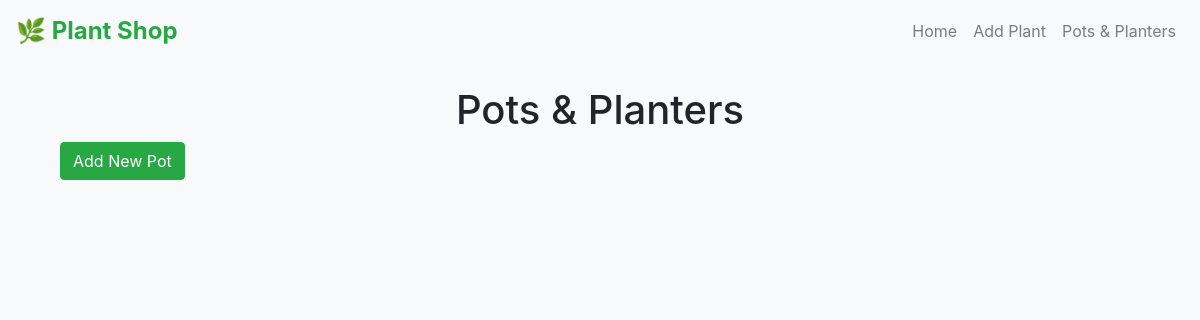
The app's page /pots/, older data.
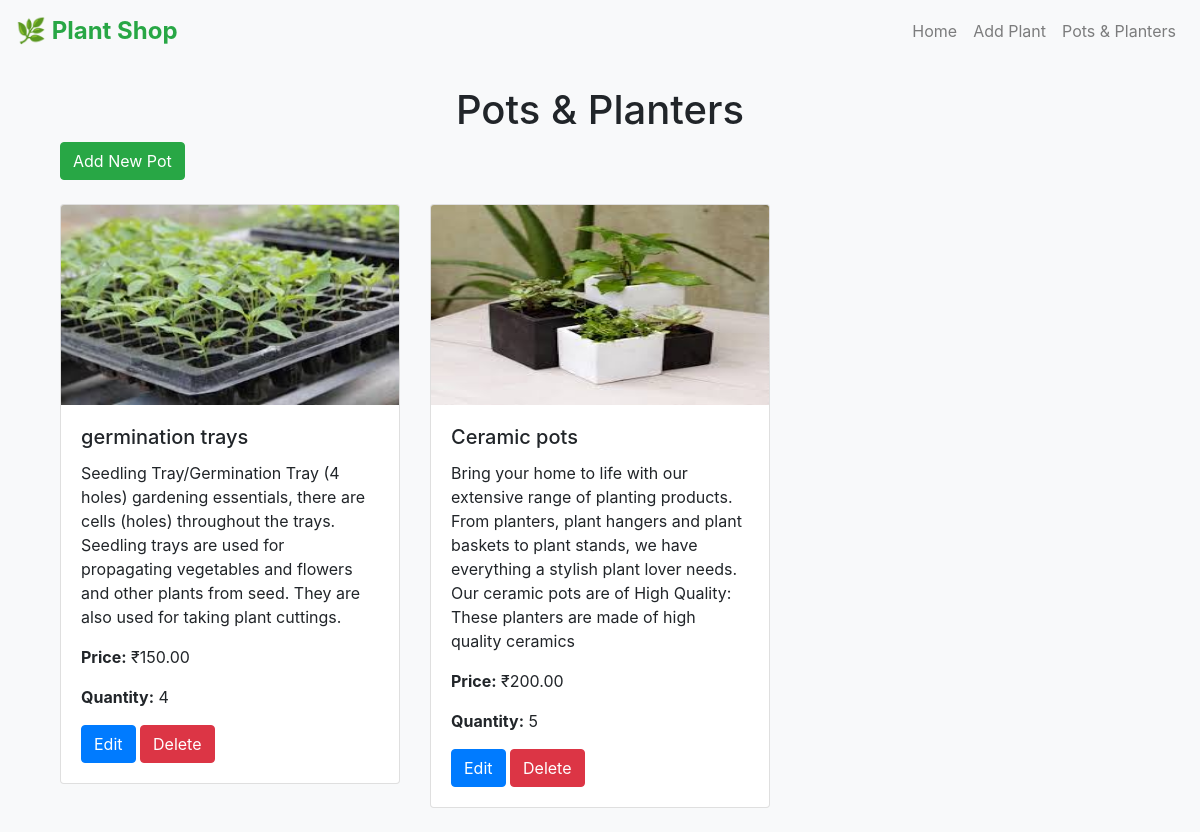
The same page, newer data.
### shop/models.py (models this page shows, shortened)
class Pot(models.Model):
    name = models.CharField(max_length=100)
    description = models.TextField()
    price = models.DecimalField(max_digits=10, decimal_places=2)
    quantity = models.PositiveIntegerField()
    image = models.ImageField(upload_to='pots_images/', blank=True, null=True)

### shop/views.py (the view)
# urls.py: path('pots/', views.pots_list, name='pots_list'),
def pots_list(request):
    pots = Pot.objects.all()
    for pot in pots:
        if not pot.image:
            pot.image = 'path/to/default_image.jpg'  # Optional: Provide a default image if none exists
    return render(request, 'pots_list.html', {'pots': pots})

### templates/pots_list.html (shortened to what this page needs)
{% extends 'base.html' %}
{% block content %}
<div class="container mt-4">
    <h1 class="text-center">Pots & Planters</h1>
    <a href="{% url 'add_pot' %}" class="btn btn-success mb-4">Add New Pot</a>
    <div class="row">
        {% for pot in pots %}
        <div class="col-md-4 mb-4">
            <div class="card">
                {% if pot.image %}
                    <img src="{{ pot.image.url }}" class="card-img-top" alt="{{ pot.name }}" style="height: 200px;">
                {% else %}
                    <img src="/static/default_image.jpg" class="card-img-top" alt="No image available" style="height: 200px;">
                {% endif %}
                <div class="card-body">
                    <h5 class="card-title">{{ pot.name }}</h5>
                    <p class="card-text">{{ pot.description }}</p>
                    <p><strong>Price:</strong> ₹{{ pot.price }}</p>
                    <p><strong>Quantity:</strong> {{ pot.quantity }}</p>
                    <a href="{% url 'edit_pot' pot.id %}" class="btn btn-primary">Edit</a>
                    <a href="{% url 'delete_pot' pot.id %}" class="btn btn-danger">Delete</a>
                </div>
            </div>
        </div>
        {% endfor %}
    </div>
</div>
{% endblock %}

### templates/base.html (shortened to what this page needs)
<!DOCTYPE html>
<html lang="en">
<head>
    <link href="https://stackpath.bootstrapcdn.com/bootstrap/4.5.2/css/bootstrap.min.css" rel="stylesheet">
</head>
<body>
    <nav class="navbar navbar-expand-lg navbar-light bg-light">
        <a class="navbar-brand" href="{% url 'plant_list' %}">🌿 Plant Shop</a>
        <div class="collapse navbar-collapse" id="navbarNav">
            <ul class="navbar-nav ml-auto">
                <li class="nav-item">
                    <a class="nav-link" href="{% url 'plant_list' %}">Home</a>
                </li>
                <li class="nav-item">
                    <a class="nav-link" href="{% url 'plant_create' %}">Add Plant</a>
                </li>
                <li class="nav-item">
                    <a class="nav-link" href="{% url 'pots_list' %}">Pots & Planters</a>
                </li>
            </ul>
        </div>
    </nav>
    <div class="container mt-4">
        {% block content %}
        {% endblock %}
    </div>
</body>
</html>

### templates/base.html (style rules this page uses)
body { background-color: #f8f9fa; }
.navbar-brand { font-weight: bold; font-size: 1.5rem; color: #28a745 !important; }

### templates/pots_list.html (style rules this page uses)
.card-img-top { transition: transform 0.3s ease; }

Row changes from the older to the newer data that the page shows:
added Pot: image (picture), name "germination trays", description "Seedling Tray/Germination Tray (4 holes) gardening essentials, there are cells (holes) throughout the trays. Seedling trays are used for propagating vegetables and flowers and other plants from seed. They are also used for taking plant cuttings.", price "150.00", quantity "4"
added Pot: image (picture), name "Ceramic pots", description "Bring your home to life with our extensive range of planting products. From planters, plant hangers and plant baskets to plant stands, we have everything a stylish plant lover needs. Our ceramic pots are of High Quality: These planters are made of high quality ceramics", price "200.00", quantity "5"
